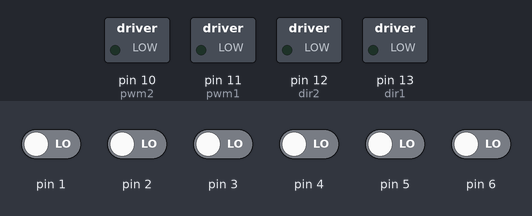
Bench run of a sketch on a simulated Arduino Uno, built with avr-gcc and run on an emulated ATmega328P. Parts: switched loads named in the sketch (green lamp = pin HIGH). Inputs (shaded band) come from the test bench; at power-on: pin 1–6 LOW.

Above: at 1.2 s.
1.3 s: pin 1 driven HIGH
At 2.5 s:
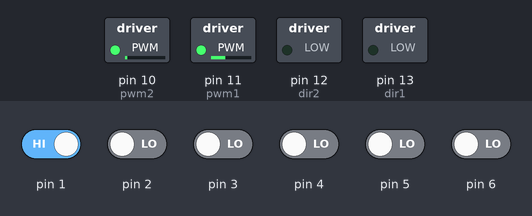
2.8 s: pin 1 driven LOW and pin 3 driven HIGH
At 3.7 s:
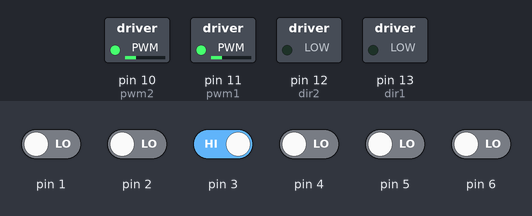
4.3 s: pin 5 driven HIGH
At 4.8 s:
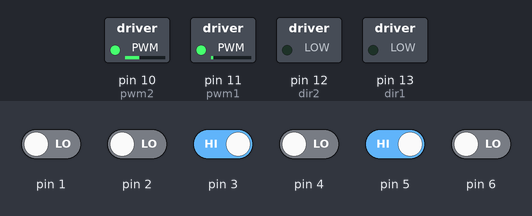
5.8 s: pin 5 driven LOW
At 7.0 s:
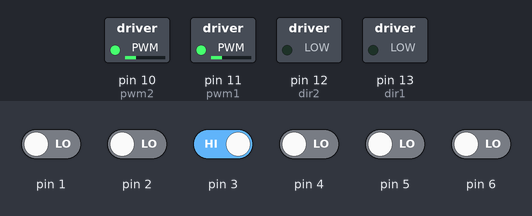
7.3 s: pin 3 driven LOW
At 8.4 s:
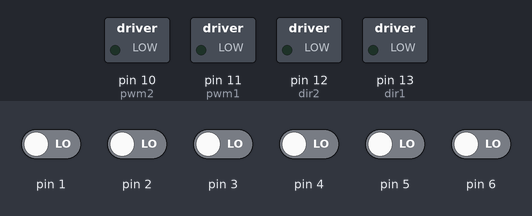
8.8 s: pin 3 driven HIGH
At 9.5 s:
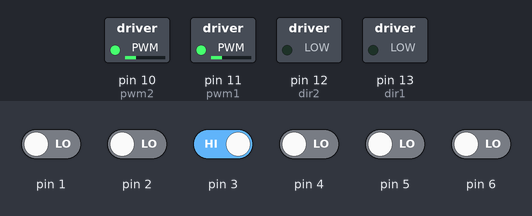
Timing chart, 0 to 11.3 s (numbered marks = the images above; inputs shaded):
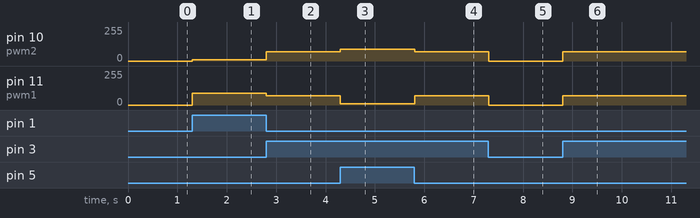

The sketch:

LSA08Digital.ino
```cpp
const byte dir1 = 13;   // Connect DIR1 of motor driver to pin 13
const byte dir2 = 12;   // Connect DIR2 of motor driver to pin 12
const byte pwm1 = 11;   // Connect PWM1 of motor driver to pin 11
const byte pwm2 = 10;   // Connect PWM2 of motor driver to pin 10

void setup() {
  // Setting pin 0 - 7 as digital input pin
  for(byte i=0;i<=7;i++) {
    pinMode(i,INPUT);
  }

  // Setting pin 10 - 13 as digital output pin
  for(byte i=10;i<=13;i++) {
    pinMode(i,OUTPUT);
  }

  // Setting the initial condition of motors
  // make sure both PWM pins are LOW
  digitalWrite(pwm1,LOW);
  digitalWrite(pwm2,LOW);

  // State of DIR pins are depending on your physical connection
  // if your robot behaves strangely, try changing thses two values
  digitalWrite(dir1,LOW);
  digitalWrite(dir2,LOW);

}

void loop() {
  // Checking for junction crossing, if juction detected,
  // keep moving forward
  if(digitalRead(2) && digitalRead(5))
  moveForward();

  // Checking for sensor number 1 and 2, if line detected, move left
  else if(digitalRead(1) || digitalRead(2))
  moveLeft();

  // Checking for sensor number 5 and 6, if line detected, move right
  else if(digitalRead(5) || digitalRead(6))
  moveRight();

  // Checking for sensors number 3 and 4,
  // if line is detected by either of these sensor, move forward
  else if(digitalRead(3) || digitalRead(4))
  moveForward();

  // If no line is detected, stay at the position
  else
  wait();

  // Put some delay to avoid the robot jig while making a turn
  delay(100);

}


// The values work good in my case, you could use other values set
// to archieve a performance that satisfy you
void moveLeft() {
  // For robot to move left, right motor has to be faster than left motor
  analogWrite(pwm1,90);
  analogWrite(pwm2,10);
}

void moveRight() {
  // For robot to move right, left motor has to be faster than right motor
  analogWrite(pwm1,10);
  analogWrite(pwm2,90);
}

void moveForward() {
  // For robot to move forward, both motors have to be same speed
  analogWrite(pwm1,70);
  analogWrite(pwm2,70);
}

void wait() {
  // Function to makes the robot stay
  analogWrite(pwm1,0);
  analogWrite(pwm2,0);
}
```

Measured:
- after the input at 1.3 s, pin 10 (pwm2): 0/255 → 10/255 at once; pin 11 (pwm1): 0/255 → 90/255 at once
- after the input at 2.8 s, pin 10 (pwm2): 10/255 → 70/255 at once; pin 11 (pwm1): 90/255 → 70/255 at once
- after the input at 4.3 s, pin 10 (pwm2): 70/255 → 90/255 at once; pin 11 (pwm1): 70/255 → 10/255 at once
- after the input at 5.8 s, pin 10 (pwm2): 90/255 → 70/255 at once; pin 11 (pwm1): 10/255 → 70/255 at once
- after the input at 7.3 s, pin 10 (pwm2), pin 11 (pwm1): 70/255 → 0/255 at once
- after the input at 8.8 s, pin 10 (pwm2), pin 11 (pwm1): 0/255 → 70/255 at once
